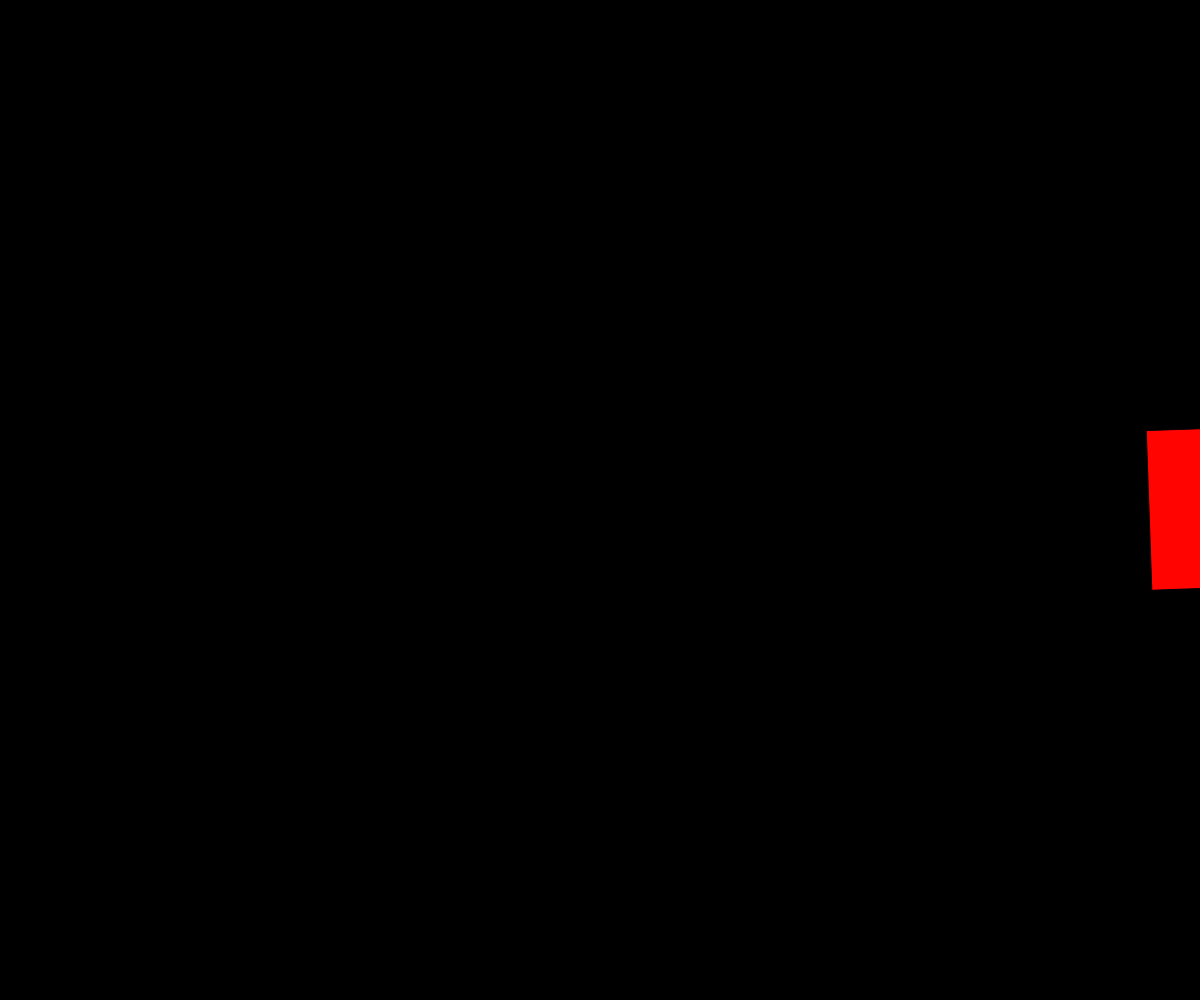
Frame 1 (no input)
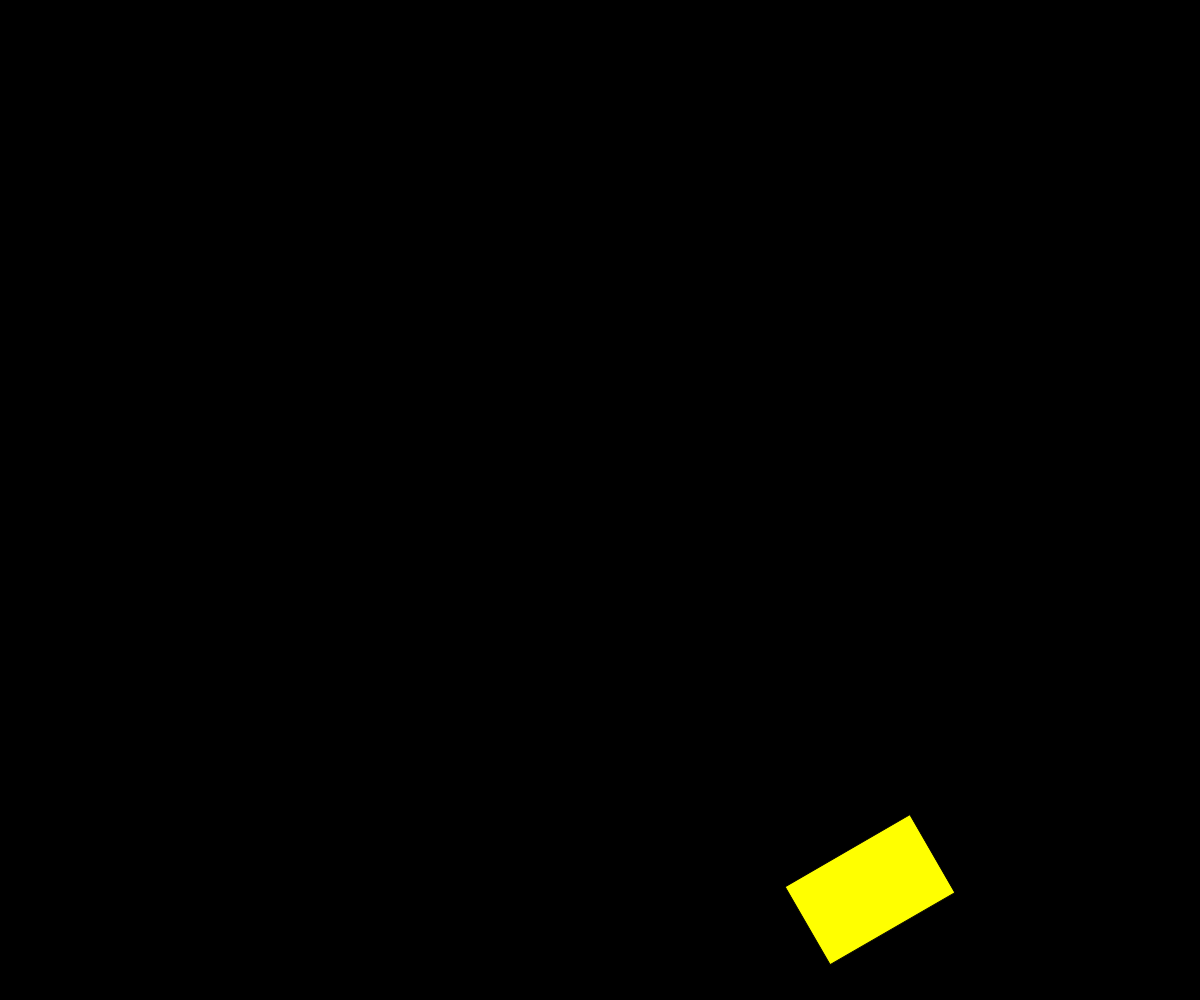
Frame 60 (no input)
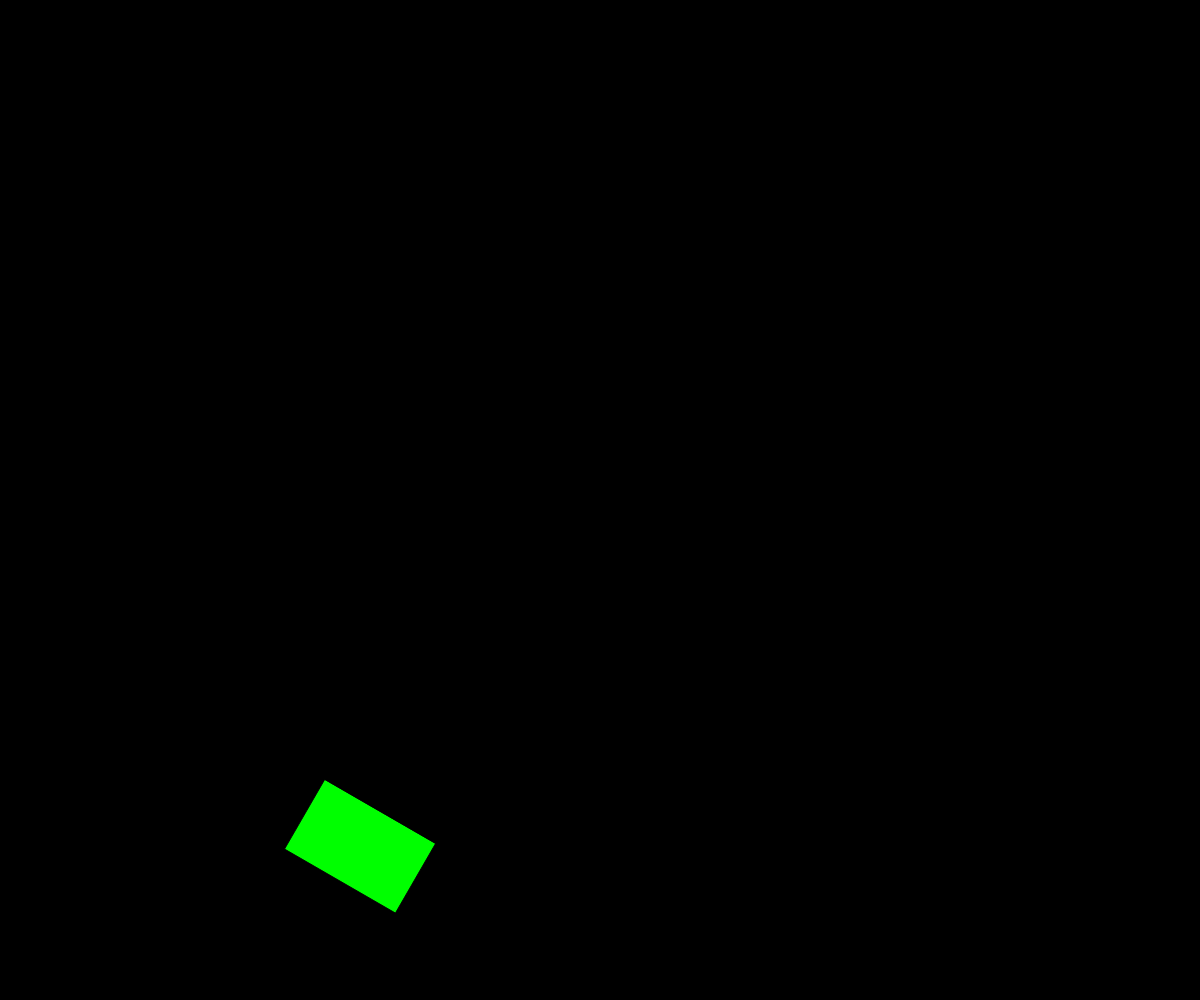
Frame 120 (the mouse pressed at the canvas centre since frame 60)

The p5.js sketch that drew these frames (run headless with seeded random() and noise() and a simulated clock; from frame 60 on, the mouse is pressed at the canvas centre):

// p5.js sketch
// ── sketch.js
function setup() {
  createCanvas(windowWidth,windowHeight);
  rectMode(CENTER);
}

function draw() {
  colorMode(HSB);
  background(0);
  xCenter = width/2;
  yCenter = height/2;
  var radius = 1-(frameCount % xCenter)/xCenter;
  translate((xCenter*radius*cos(radians(frameCount))+xCenter), 
            (yCenter*radius*sin(radians(frameCount))+yCenter));
  scale(radius);
  rotate(radians(-2*frameCount));
  fill(frameCount % 360,160,220);
  noStroke;
  rect(0,0,100,160);
}
